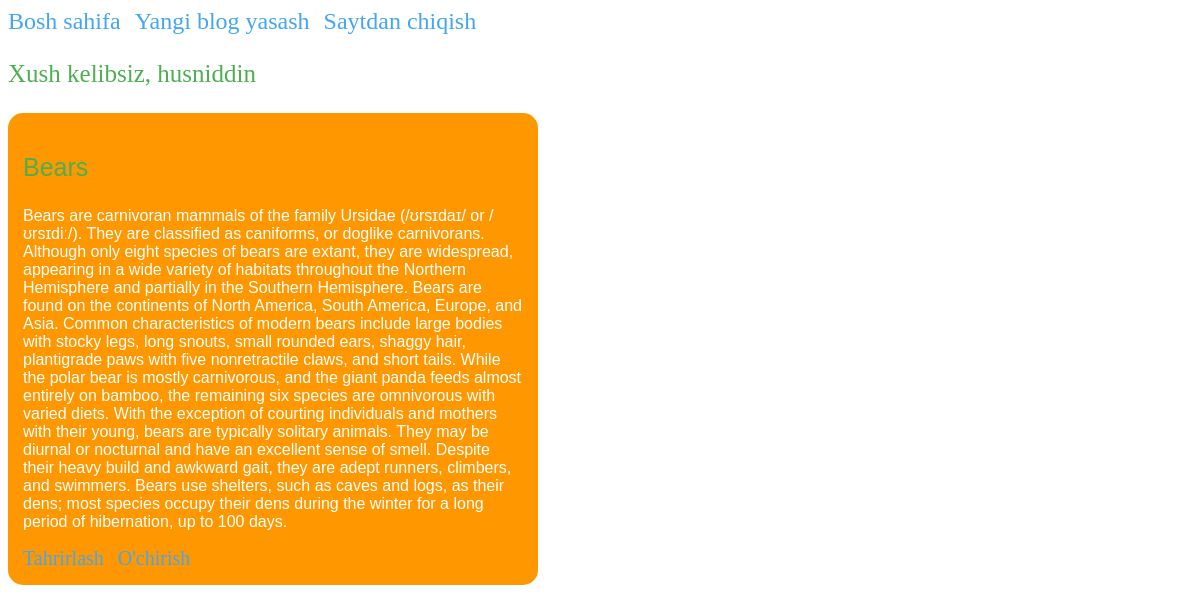
The app's page /blog/1 (signed in) with its own data.
### blog/models.py (models this page shows, shortened)
class Post(models.Model):
    title = models.CharField(max_length=200)
    author = models.ForeignKey(
        'auth.User',
        on_delete=models.CASCADE
    )
    body = models.TextField()

### blog/views.py (the view)
# urls.py: path('blog/<int:pk>', DetailPage.as_view(), name='detail'),
class DetailPage(DetailView):
    model = Post
    template_name = 'blog_detail.html'

### templates/blog_detail.html
{%extends 'base.html'%}
{%block content%}
    <div class="blog">
        <p class="title">{{post.title}}</p>
        <p>{{post.body}}</p>
        <a href="{%url 'update' post.pk%}">Tahrirlash</a>
        <a href="{%url 'delete' post.pk%}" style="margin-left:10px;">O'chirish</a>
    </div>
{%endblock content%}

### templates/base.html (shortened to what this page needs)
<!DOCTYPE html>
<html lang="en">
<head>
</head>
<body>
  <header>
    <a class="link" href="{%url 'home'%}">Bosh sahifa</a>
    <a class="link" href="{%url 'new'%}" style="margin:0 10px;">Yangi blog yasash</a>
    {% if user.is_authenticated %}
        <a class="link" href="{%url 'logout'%}">Saytdan chiqish</a>
    {% else %}
        <a class="link" href="{%url 'login'%}">Saytga kirish</a>
        <a class="link" href="{%url 'signup'%}" style="margin-left:10px;">Ro'yxatdan o'tish</a>
    {% endif %}
  </header>
  {% if user.is_authenticated %}
    <p class="title">Xush kelibsiz, {{user.username}}</p>
  {% endif %}
  {%block content%}
  {%endblock content%}
</body>
</html>

### templates/base.html (style rules this page uses)
a { text-decoration:none; }
.link { color:#42a5f5; font-size:24px; }
.blog { width:500px; background-color:#ff9800; border-radius:15px; padding:15px; margin-top:15px; }
.blog p { color:#fff; font-family:sans-serif; }
.blog a { color:#42a5f5; font-size:20px; }
.title { color:#4caf50 !important; font-size:25px; }

### records on screen
Post: title "Bears", body "Bears are carnivoran mammals of the family Ursidae (/ʊrsɪdaɪ/ or /ʊrsɪdiː/). They are classified as caniforms, or doglike carnivorans. Although only eight species of bears are extant, they are widespread, appearing in a wide variety of habitats throughout the Northern Hemisphere and partially in the Southern Hemisphere. Bears are found on the continents of North America, South America, Europe, and Asia. Common characteristics of modern bears include large bodies with stocky legs, long snouts, small rounded ears, shaggy hair, plantigrade paws with five nonretractile claws, and short tails. While the polar bear is mostly carnivorous, and the giant panda feeds almost entirely on bamboo, the…"

### other values on screen
{{ user.username }} "husniddin"
